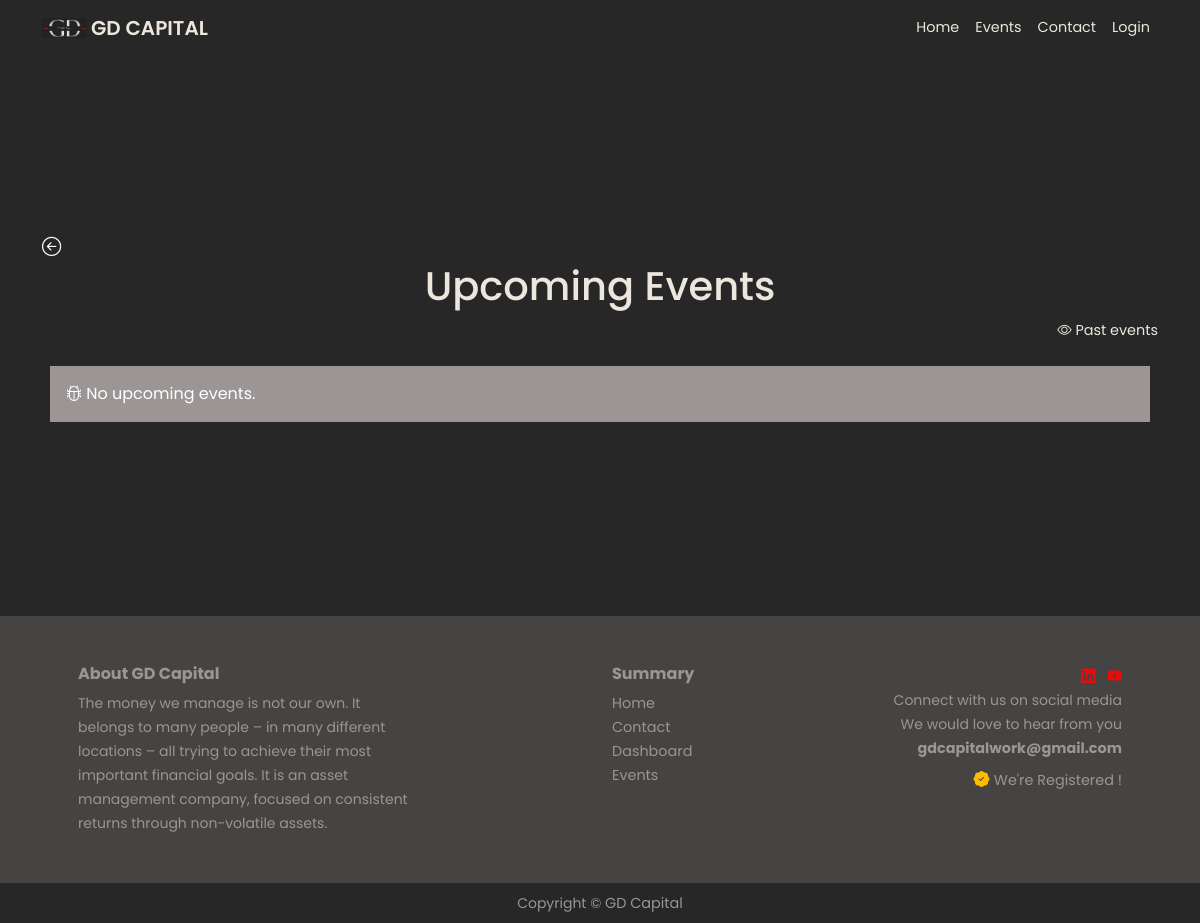
/events/, run on an earlier commit of the app's database.
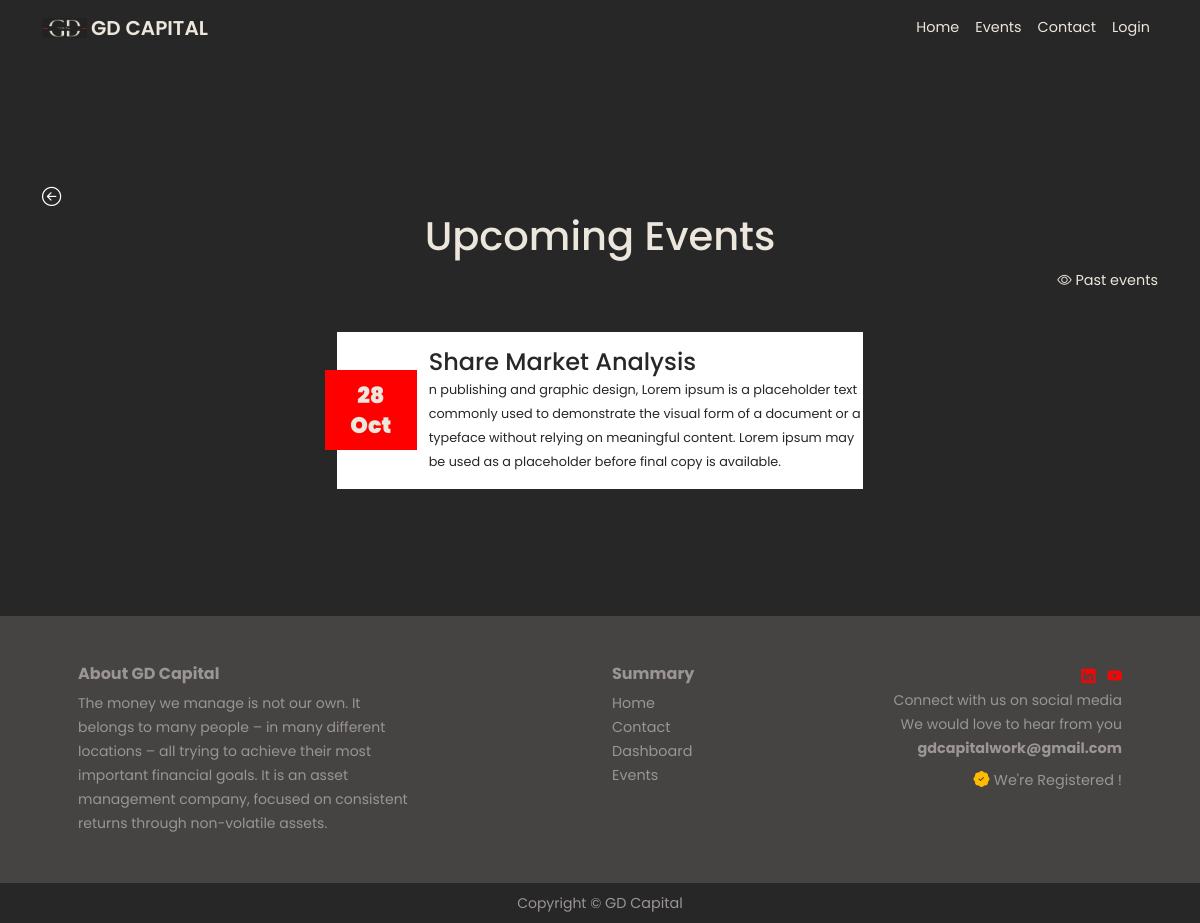
And on a later commit of the database.
### myapp/models.py (models this page shows, shortened)
class Event(models.Model):
    title = models.CharField(max_length=100, null=True, blank=True)
    description = models.TextField(max_length=500, null=True, blank=True)
    date = models.DateTimeField()

### myapp/views.py (the view)
# urls.py: path('events/',views.events, name="events"),
def events(request):
    data = Event.objects.all()
    return render(request,"events.html",{"data":data})

### templates/events.html (shortened to what this page needs)
{% extends 'base.html' %}
{% load static %}
{% block body %}
<section class="py-5 dark-bg" style="min-height: 70vh;display:flex;flex-direction:column;justify-content:center;align-items:center
">
    <div class="container">
        <div>
            <a href="/" class="text-dark back-arrow"><i class="bi bi-arrow-left-circle text-white" style="font-size: 1.2rem;"></i></a>
          </div>
        <div class="text-center">
            <h1 style="color:#ece6dc">Upcoming Events</h1>
            <div class="text-end">
                <a href="/past-events"><i class="bi bi-eye"></i> Past events</a>
            </div>
        </div>
        <div class="row mx-2 mt-4">
            {% for i in data %}
            <div class="col-3"></div>
            <div class="col-lg-6 col-md-6 col-12 mt-3">
                <div class="  event-card py-3 h-100 d-flex">
                    <div class="row" style="display: flex;flex-direction: row;justify-content:center;align-items:center;color: #272727;">
                        <div class="col-2 text-center date-col py-2" style="display: flex;flex-direction: row;justify-content:center;align-items:center;color:#ece6dc;font-weight: 900;">
                            {{i.date|date:"d M"}}
                        </div>
                        <div class="col-10">
                            <h4 class="m-0 p-0">{{i.title}}</h4>
                            <span style="font-size:0.8rem">
                                {{i.description}}
                            </span>
                        </div>
                    </div>
                </div>
            </div>
            <div class="col-3"></div>
            {% empty %}
                <div class="alert alert-danger alert-events">
                    <i class="bi bi-bug"></i> No upcoming events.
                </div>
            {% endfor %}
        </div>
    </div>
</section>
{% endblock body %}

What changed in the data, as far as the page shows it:
added Event: date "28 Oct", title "Share Market Analysis", description "n publishing and graphic design, Lorem ipsum is a placeholder text commonly used to demonstrate the visual form of a document or a typeface without relying on meaningful content. Lorem ipsum may be used as a placeholder before final copy is available."
Also different on the page:
text no longer shown: "No upcoming events."
